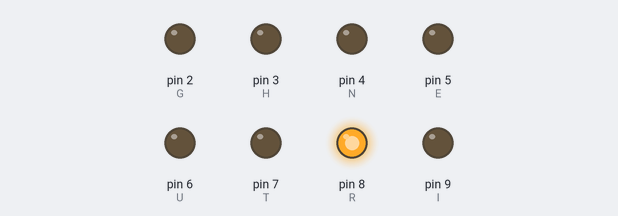
This sketch was run on a simulated Arduino Uno, built with avr-gcc and run on an emulated ATmega328P. On the bench: output pins drawn as LEDs (lit = HIGH).

Above: at 0.2 s.
At 1.2 s:
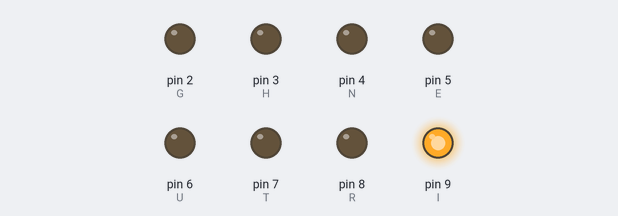
At 2.2 s:
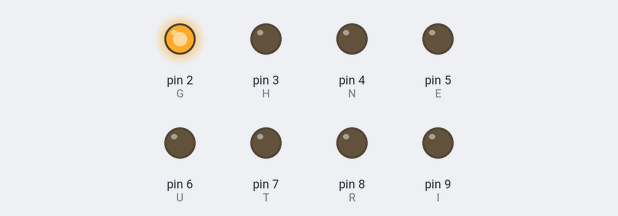
At 4.2 s:
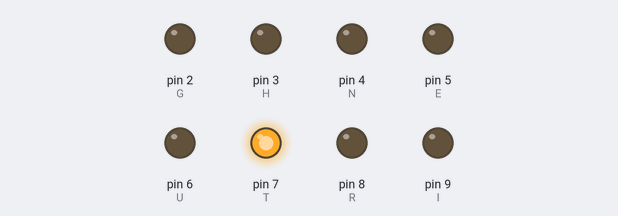
At 8.2 s:
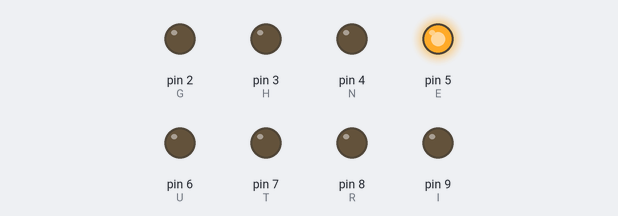
At 17.2 s:
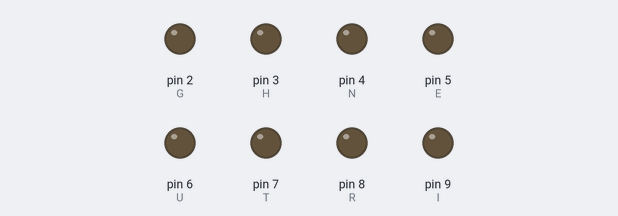
Timing chart, 0 to 17.6 s (numbered marks = the images above):
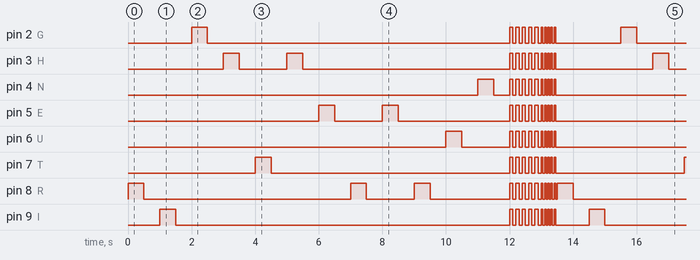

The sketch:

StrangerThingsLight.ino
```cpp
const int I=9;
const int R=8;
const int T=7;
const int U=6;
const int E=5;
const int N=4;
const int H=3;
const int G=2;
const int delays = 500;

// the setup function runs once when you press reset or power the board
void setup() {
  // initialize digital pin LED_BUILTIN as an output.
  pinMode(I, OUTPUT);
  pinMode(R, OUTPUT);
  pinMode(T, OUTPUT);
  pinMode(U, OUTPUT);
  pinMode(E, OUTPUT);
  pinMode(N, OUTPUT);
  pinMode(H, OUTPUT);
  pinMode(G, OUTPUT);

}

// the loop function runs over and over again forever
void loop() {
  right();
  here();
  runn();
  everything();
  everything();
  everything();
  everything();
  everything();
  everything2();
  everything2();
  everything2();
  everything2();
  everything2();
}

void right() {
  digitalWrite(R, HIGH);   // turn the LED on (HIGH is the voltage level)
  delay(delays);                       // wait for a second
  digitalWrite(R, LOW);    // turn the LED off by making the voltage LOW
  delay(delays);                       // wait for a second
  digitalWrite(I, HIGH);   // turn the LED on (HIGH is the voltage level)
  delay(delays);                       // wait for a second
  digitalWrite(I, LOW);    // turn the LED off by making the voltage LOW
  delay(delays);                       // wait for a second
  digitalWrite(G, HIGH);   // turn the LED on (HIGH is the voltage level)
  delay(delays);                       // wait for a second
  digitalWrite(G, LOW);    // turn the LED off by making the voltage LOW
  delay(delays);                       // wait for a second
  digitalWrite(H, HIGH);   // turn the LED on (HIGH is the voltage level)
  delay(delays);                       // wait for a second
  digitalWrite(H, LOW);    // turn the LED off by making the voltage LOW
  delay(delays);                       // wait for a second
  digitalWrite(T, HIGH);   // turn the LED on (HIGH is the voltage level)
  delay(delays);                       // wait for a second
  digitalWrite(T, LOW);    // turn the LED off by making the voltage LOW
  delay(delays);                       // wait for a second
}

void here() {
  digitalWrite(H, HIGH);   // turn the LED on (HIGH is the voltage level)
  delay(delays);                       // wait for a second
  digitalWrite(H, LOW);    // turn the LED off by making the voltage LOW
  delay(delays);                       // wait for a second
  digitalWrite(E, HIGH);   // turn the LED on (HIGH is the voltage level)
  delay(delays);                       // wait for a second
  digitalWrite(E, LOW);    // turn the LED off by making the voltage LOW
  delay(delays);                       // wait for a second
  digitalWrite(R, HIGH);   // turn the LED on (HIGH is the voltage level)
  delay(delays);                       // wait for a second
  digitalWrite(R, LOW);    // turn the LED off by making the voltage LOW
  delay(delays);                       // wait for a second
  digitalWrite(E, HIGH);   // turn the LED on (HIGH is the voltage level)
  delay(delays);                       // wait for a second
  digitalWrite(E, LOW);    // turn the LED off by making the voltage LOW
  delay(delays);                       // wait for a second
}

void runn() {
  digitalWrite(R, HIGH);   // turn the LED on (HIGH is the voltage level)
  delay(delays);                       // wait for a second
  digitalWrite(R, LOW);    // turn the LED off by making the voltage LOW
  delay(delays);                       // wait for a second
  digitalWrite(U, HIGH);   // turn the LED on (HIGH is the voltage level)
  delay(delays);                       // wait for a second
  digitalWrite(U, LOW);    // turn the LED off by making the voltage LOW
  delay(delays);                       // wait for a second
  digitalWrite(N, HIGH);   // turn the LED on (HIGH is the voltage level)
  delay(delays);                       // wait for a second
  digitalWrite(N, LOW);    // turn the LED off by making the voltage LOW
  delay(delays);                       // wait for a second
}

void everything() {
  digitalWrite(R, HIGH);   // turn the LED on (HIGH is the voltage level)
  digitalWrite(I, HIGH);   // turn the LED on (HIGH is the voltage level)
  digitalWrite(G, HIGH);   // turn the LED on (HIGH is the voltage level)
  digitalWrite(H, HIGH);   // turn the LED on (HIGH is the voltage level)
  digitalWrite(T, HIGH);   // turn the LED on (HIGH is the voltage level)
  digitalWrite(E, HIGH);   // turn the LED on (HIGH is the voltage level)
  digitalWrite(N, HIGH);   // turn the LED on (HIGH is the voltage level)
  digitalWrite(U, HIGH);   // turn the LED on (HIGH is the voltage level)
  delay(100);
  digitalWrite(R, LOW);   // turn the LED on (HIGH is the voltage level)
  digitalWrite(I, LOW);   // turn the LED on (HIGH is the voltage level)
  digitalWrite(G, LOW);   // turn the LED on (HIGH is the voltage level)
  digitalWrite(H, LOW);   // turn the LED on (HIGH is the voltage level)
  digitalWrite(T, LOW);   // turn the LED on (HIGH is the voltage level)
  digitalWrite(E, LOW);   // turn the LED on (HIGH is the voltage level)
  digitalWrite(N, LOW);   // turn the LED on (HIGH is the voltage level)
  digitalWrite(U, LOW);   // turn the LED on (HIGH is the voltage level)
  delay(100);
}

void everything2() {
  digitalWrite(R, HIGH);   // turn the LED on (HIGH is the voltage level)
  digitalWrite(I, HIGH);   // turn the LED on (HIGH is the voltage level)
  digitalWrite(G, HIGH);   // turn the LED on (HIGH is the voltage level)
  digitalWrite(H, HIGH);   // turn the LED on (HIGH is the voltage level)
  digitalWrite(T, HIGH);   // turn the LED on (HIGH is the voltage level)
  digitalWrite(E, HIGH);   // turn the LED on (HIGH is the voltage level)
  digitalWrite(N, HIGH);   // turn the LED on (HIGH is the voltage level)
  digitalWrite(U, HIGH);   // turn the LED on (HIGH is the voltage level)
  delay(50);
  digitalWrite(R, LOW);   // turn the LED on (HIGH is the voltage level)
  digitalWrite(I, LOW);   // turn the LED on (HIGH is the voltage level)
  digitalWrite(G, LOW);   // turn the LED on (HIGH is the voltage level)
  digitalWrite(H, LOW);   // turn the LED on (HIGH is the voltage level)
  digitalWrite(T, LOW);   // turn the LED on (HIGH is the voltage level)
  digitalWrite(E, LOW);   // turn the LED on (HIGH is the voltage level)
  digitalWrite(N, LOW);   // turn the LED on (HIGH is the voltage level)
  digitalWrite(U, LOW);   // turn the LED on (HIGH is the voltage level)
  delay(50);
}
```

Measured:
- by itself, pin 2 (G), pin 3 (H), pin 4 (N), pin 5 (E), pin 6 (U), pin 7 (T), pin 8 (R), pin 9 (I): moves between LOW and HIGH, repeating every 13.5 s
- by itself, everything shown: repeats every 13.5 s, in 44 steps
